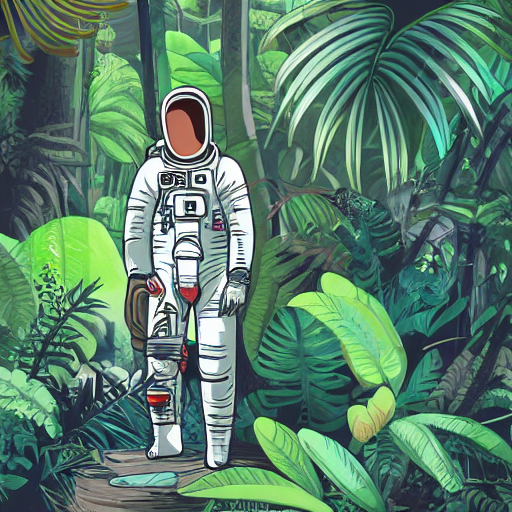

The script that saved this image:
# from diffusers.models.autoencoders.autoencoder_kl import AutoencoderKL

# vae = AutoencoderKL.from_pretrained("stabilityai/sdxl-vae")
# print(vae)


import os

os.environ['HF_HOME'] = './models'
os.environ['HF_HUB_OFFLINE'] = 'True'


# from diffusers import StableDiffusionPipeline

# pipe = StableDiffusionPipeline.from_pretrained("CompVis/stable-diffusion-v1-4")


from diffusers import AutoPipelineForText2Image
import torch
from nozyio import device_management

pipeline = AutoPipelineForText2Image.from_pretrained(
	"stable-diffusion-v1-5/stable-diffusion-v1-5", torch_dtype=torch.float16, variant="fp16"
).to(device_management.device)
# generator = torch.Generator(device_management.device).manual_seed(31)
image = pipeline("Astronaut in a jungle, cold color palette, muted colors, detailed, 8k", 
# guidance_scale=0.,
height=512,
width=512,
# num_inference_steps=4,
max_sequence_length=256,).images[0]
image.save("test.png") 
